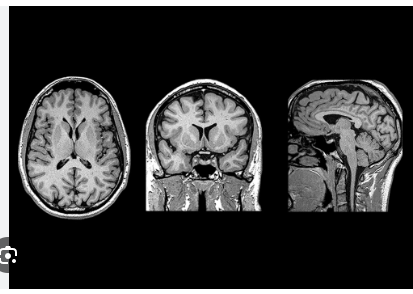
#> input picture mri3.PNG, 413 x 294 px; its folder holds only this picture in this run
$ python -i main.py   (imports and definitions only)
#> lines starting #> are read from the running program, lines starting #| are printed output that depends on the picture
# backend/main.py
from fastapi import FastAPI, File, UploadFile
from fastapi.middleware.cors import CORSMiddleware
from fastapi.responses import JSONResponse
from fastapi.staticfiles import StaticFiles
from pathlib import Path
from PIL import Image, ImageFilter, ImageOps
import numpy as np
import uuid
import os

BASE_DIR = Path(__file__).resolve().parent.parent
STATIC_DIR = BASE_DIR / "static"
UPLOADS_DIR = STATIC_DIR / "uploads"
GENERATED_DIR = STATIC_DIR / "generated"

# Ensure folders exist
# [16 lines not run here, left out]


def _smooth_noise(size=(256, 256), base=8):
    """Create smooth noise by upscaling tiny random arrays."""
    small = np.random.rand(base, base) * 255
    img = Image.fromarray(small.astype(np.uint8), mode="L")
    return np.array(img.resize(size, Image.BICUBIC))


def _circular_mask(size=(256, 256)):
    """Circular mask to emulate MRI FOV (grayscale)."""
    w, h = size
    y, x = np.ogrid[:h, :w]
    cx, cy = w / 2.0, h / 2.0
    r = min(w, h) * 0.48
    dist = np.sqrt((x - cx) ** 2 + (y - cy) ** 2)
    mask = (dist <= r).astype(np.float32)
    # Feather edges
    edge = (dist > r) & (dist < r + 8)
    mask[edge] = np.linspace(1, 0, edge.sum(), endpoint=True)
    return mask


def generate_synthetic_from_image(src_path: Path, out_path: Path):
    # Load and normalize input
#> called with src_path = '../mri3.PNG', out_path = 'out.png'
    img = Image.open(src_path).convert("L").resize((256, 256), Image.BICUBIC)
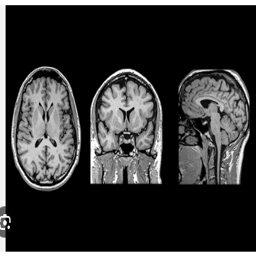
#> img: PIL image 256x256 L; min 0, max 255, mean 54.6
    img_np = np.asarray(img).astype(np.float32)

    # Make smooth noise + blend
    noise = _smooth_noise((256, 256), base=10).astype(np.float32)
    blended = (0.7 * img_np + 0.3 * noise)
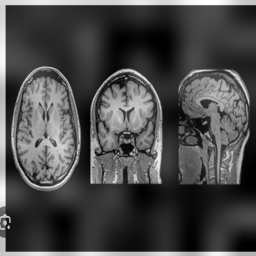
#> blended: shape (256, 256) float32; min 0, max 255, mean 74.3

    # Apply circular mask
    mask = _circular_mask((256, 256))
    masked = blended * mask
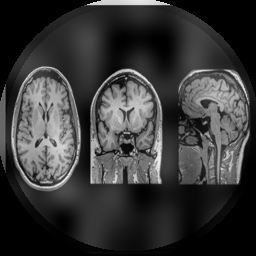
#> masked: shape (256, 256) float32; min 0, max 237.3, mean 56

    # Light gaussian blur and contrast stretch
    out = Image.fromarray(np.clip(masked, 0, 255).astype(np.uint8))
    out = out.filter(ImageFilter.GaussianBlur(radius=0.7))
    out = ImageOps.autocontrast(out)
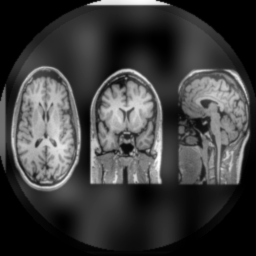
#> out: PIL image 256x256 L; min 0, max 254, mean 60.5

    out.save(out_path, format="JPEG", quality=92)


# [6 lines that did not run here, left out]


# [21 lines not run here, left out]

>>> result = generate_synthetic_from_image('../mri3.PNG', 'out.png')

$ run again, on mri5.PNG
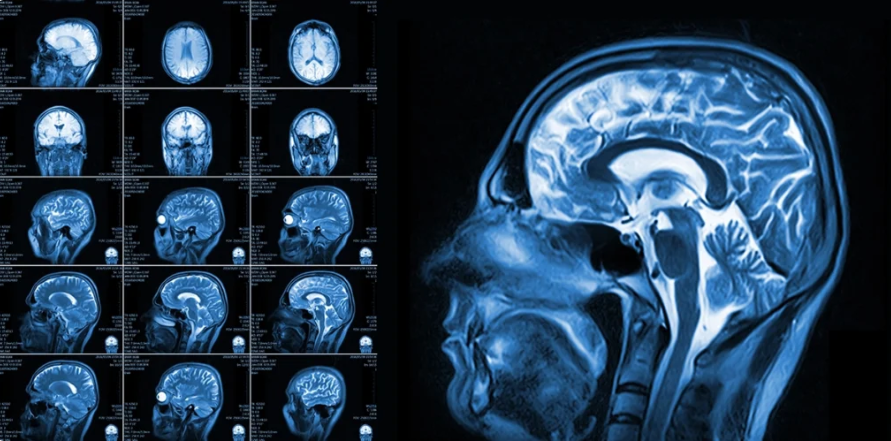
#> input picture mri5.PNG, 891 x 441 px
#> in generate_synthetic_from_image, `img = Image.open(src_path).convert("L").resize((256, 256), Image.BICUB..`:
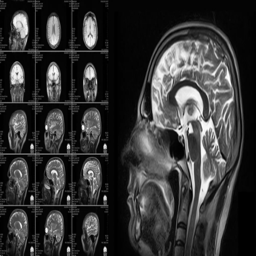
#> img: PIL image 256x256 L; min 0, max 255, mean 53.4
#> in generate_synthetic_from_image, `masked = blended * mask`:
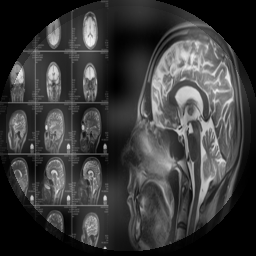
#> masked: shape (256, 256) float32; min 0, max 244.3, mean 59

$ run again, on mri6.PNG
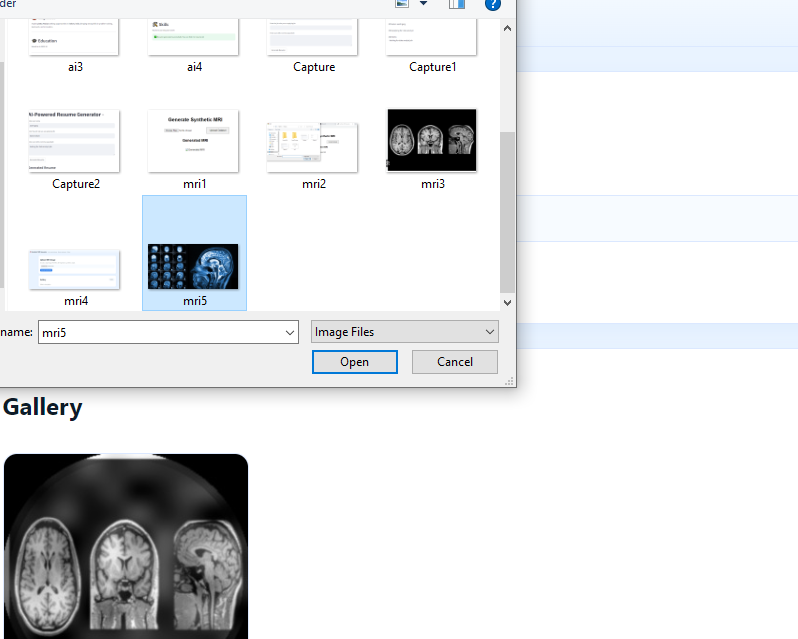
#> input picture mri6.PNG, 798 x 639 px
#> in generate_synthetic_from_image, `img = Image.open(src_path).convert("L").resize((256, 256), Image.BICUB..`:
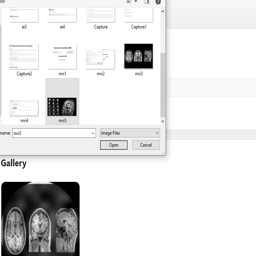
#> img: PIL image 256x256 L; min 0, max 255, mean 228.9
#> in generate_synthetic_from_image, `masked = blended * mask`:
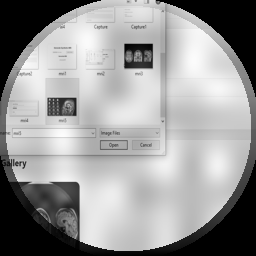
#> masked: shape (256, 256) float32; min 0, max 253.5, mean 152.1
